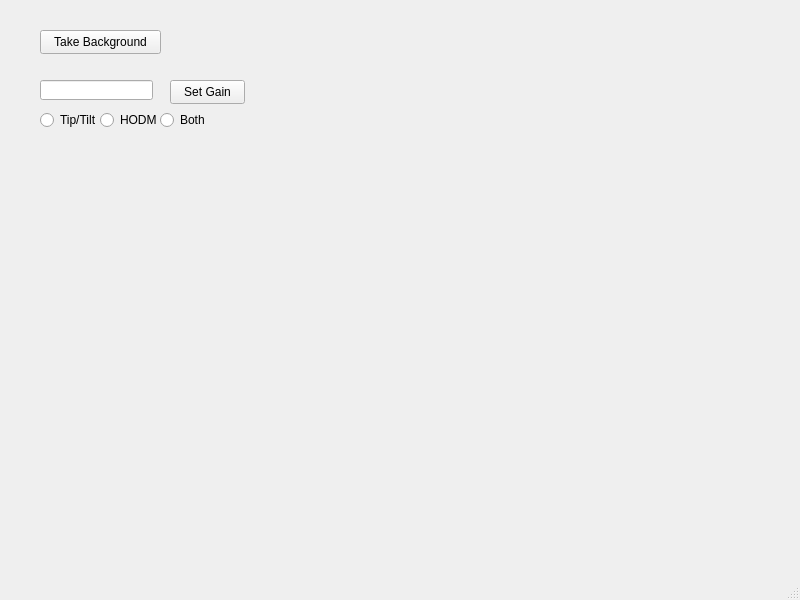
<?xml version="1.0" encoding="UTF-8"?>
<ui version="4.0">
 <class>MainWindow</class>
 <widget class="QMainWindow" name="MainWindow">
  <property name="geometry">
   <rect>
    <x>0</x>
    <y>0</y>
    <width>800</width>
    <height>600</height>
   </rect>
  </property>
  <property name="windowTitle">
   <string>MainWindow</string>
  </property>
  <widget class="QWidget" name="centralwidget">
   <widget class="QPushButton" name="BackgroundButton">
    <property name="geometry">
     <rect>
      <x>40</x>
      <y>30</y>
      <width>121</width>
      <height>24</height>
     </rect>
    </property>
    <property name="text">
     <string>Take Background</string>
    </property>
   </widget>
   <widget class="QLineEdit" name="Gain">
    <property name="geometry">
     <rect>
      <x>40</x>
      <y>80</y>
      <width>113</width>
      <height>20</height>
     </rect>
    </property>
    <property name="toolTip">
     <string>Gain</string>
    </property>
    <property name="maxLength">
     <number>4</number>
    </property>
    <property name="Gain" stdset="0">
     <double>0.100000000000000</double>
    </property>
   </widget>
   <widget class="QPushButton" name="SetGain">
    <property name="geometry">
     <rect>
      <x>170</x>
      <y>80</y>
      <width>75</width>
      <height>24</height>
     </rect>
    </property>
    <property name="text">
     <string>Set Gain</string>
    </property>
   </widget>
   <widget class="QRadioButton" name="TT_GainSelector">
    <property name="geometry">
     <rect>
      <x>40</x>
      <y>110</y>
      <width>61</width>
      <height>20</height>
     </rect>
    </property>
    <property name="text">
     <string>Tip/Tilt</string>
    </property>
   </widget>
   <widget class="QRadioButton" name="HO_GainSelector">
    <property name="geometry">
     <rect>
      <x>100</x>
      <y>110</y>
      <width>61</width>
      <height>20</height>
     </rect>
    </property>
    <property name="text">
     <string>HODM</string>
    </property>
   </widget>
   <widget class="QRadioButton" name="Both_GainSelector">
    <property name="geometry">
     <rect>
      <x>160</x>
      <y>110</y>
      <width>51</width>
      <height>20</height>
     </rect>
    </property>
    <property name="text">
     <string>Both</string>
    </property>
   </widget>
  </widget>
  <widget class="QMenuBar" name="menubar">
   <property name="geometry">
    <rect>
     <x>0</x>
     <y>0</y>
     <width>800</width>
     <height>24</height>
    </rect>
   </property>
  </widget>
  <widget class="QStatusBar" name="statusbar"/>
 </widget>
 <resources/>
 <connections/>
</ui>
